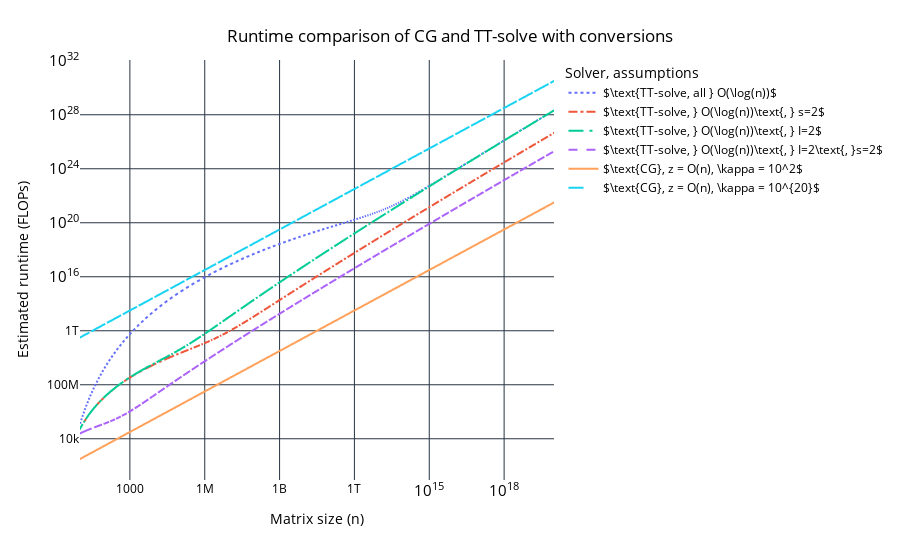

Here is the notebook cell this chart was saved with:
### Code cell
fig = px.line(melted_df, x="x", y="value", color="variable", line_dash='variable', 
              line_dash_map=line_styles,
              log_y=True, log_x=True,
                  labels={
                      "x": "Matrix size (n)",
                      "value": "Estimated runtime (FLOPs)",
                      "variable": "Solver, assumptions",
                  })
fig.update_layout(
        title={
            'text': "Runtime comparison of CG and TT-solve with conversions",
            'x': 0.5,
            'xanchor': 'center',
            'yanchor': 'top'
        },
        plot_bgcolor='white',  # Plot area background color
        paper_bgcolor='white',  # Entire figure background color
        font=dict(color='black'),  # Font color
    )
fig.show()
pio.write_image(fig, "plots/tt_solve_with_conversion_vs_cg_runtime_estimates.pdf", scale=1, width=800, height=500)

### Figure 1 — Plotly figure (JSON) as saved in the notebook; plotly's stock layout.template omitted (floating-point values rounded to 4 significant figures; data arrays with more than 128 entries replaced by an {"elided": "..."} marker saying what was removed)
{"data": [{"hovertemplate": "Solver, assumptions=$\\text{TT-solve, all } O(\\log(n))$<br>Matrix size (n)=%{x}<br>Estimated runtime (FLOPs)=%{y}<extra></extra>", "legendgroup": "$\\text{TT-solve, all } O(\\log(n))$", "line": {"color": "#636efa", "dash": "dot"}, "marker": {"symbol": "circle"}, "mode": "lines", "name": "$\\text{TT-solve, all } O(\\log(n))$", "showlegend": true, "x": {"elided": "1000 float values"}, "xaxis": "x", "y": {"elided": "1000 float values"}, "yaxis": "y", "type": "scattergl"}, {"hovertemplate": "Solver, assumptions=$\\text{TT-solve, } O(\\log(n))\\text{, } s=2$<br>Matrix size (n)=%{x}<br>Estimated runtime (FLOPs)=%{y}<extra></extra>", "legendgroup": "$\\text{TT-solve, } O(\\log(n))\\text{, } s=2$", "line": {"color": "#EF553B", "dash": "dashdot"}, "marker": {"symbol": "circle"}, "mode": "lines", "name": "$\\text{TT-solve, } O(\\log(n))\\text{, } s=2$", "showlegend": true, "x": {"elided": "1000 float values"}, "xaxis": "x", "y": {"elided": "1000 float values"}, "yaxis": "y", "type": "scattergl"}, {"hovertemplate": "Solver, assumptions=$\\text{TT-solve, } O(\\log(n))\\text{, } I=2$<br>Matrix size (n)=%{x}<br>Estimated runtime (FLOPs)=%{y}<extra></extra>", "legendgroup": "$\\text{TT-solve, } O(\\log(n))\\text{, } I=2$", "line": {"color": "#00cc96", "dash": "longdashdot"}, "marker": {"symbol": "circle"}, "mode": "lines", "name": "$\\text{TT-solve, } O(\\log(n))\\text{, } I=2$", "showlegend": true, "x": {"elided": "1000 float values"}, "xaxis": "x", "y": {"elided": "1000 float values"}, "yaxis": "y", "type": "scattergl"}, {"hovertemplate": "Solver, assumptions=$\\text{TT-solve, } O(\\log(n))\\text{, } I=2\\text{, }s=2$<br>Matrix size (n)=%{x}<br>Estimated runtime (FLOPs)=%{y}<extra></extra>", "legendgroup": "$\\text{TT-solve, } O(\\log(n))\\text{, } I=2\\text{, }s=2$", "line": {"color": "#ab63fa", "dash": "dash"}, "marker": {"symbol": "circle"}, "mode": "lines", "name": "$\\text{TT-solve, } O(\\log(n))\\text{, } I=2\\text{, }s=2$", "showlegend": true, "x": {"elided": "1000 float values"}, "xaxis": "x", "y": {"elided": "1000 float values"}, "yaxis": "y", "type": "scattergl"}, {"hovertemplate": "Solver, assumptions=$\\text{CG}, z = O(n), \\kappa = 10^2$<br>Matrix size (n)=%{x}<br>Estimated runtime (FLOPs)=%{y}<extra></extra>", "legendgroup": "$\\text{CG}, z = O(n), \\kappa = 10^2$", "line": {"color": "#FFA15A", "dash": "solid"}, "marker": {"symbol": "circle"}, "mode": "lines", "name": "$\\text{CG}, z = O(n), \\kappa = 10^2$", "showlegend": true, "x": {"elided": "1000 float values"}, "xaxis": "x", "y": {"elided": "1000 float values"}, "yaxis": "y", "type": "scattergl"}, {"hovertemplate": "Solver, assumptions=$\\text{CG}, z = O(n), \\kappa = 10^{20}$<br>Matrix size (n)=%{x}<br>Estimated runtime (FLOPs)=%{y}<extra></extra>", "legendgroup": "$\\text{CG}, z = O(n), \\kappa = 10^{20}$", "line": {"color": "#19d3f3", "dash": "longdash"}, "marker": {"symbol": "circle"}, "mode": "lines", "name": "$\\text{CG}, z = O(n), \\kappa = 10^{20}$", "showlegend": true, "x": {"elided": "1000 float values"}, "xaxis": "x", "y": {"elided": "1000 float values"}, "yaxis": "y", "type": "scattergl"}], "layout": {"xaxis": {"anchor": "y", "domain": [0.0, 1.0], "title": {"text": "Matrix size (n)"}, "type": "log"}, "yaxis": {"anchor": "x", "domain": [0.0, 1.0], "title": {"text": "Estimated runtime (FLOPs)"}, "type": "log"}, "legend": {"title": {"text": "Solver, assumptions"}, "tracegroupgap": 0}, "margin": {"t": 60}, "title": {"text": "Runtime comparison of CG and TT-solve with conversions", "x": 0.5, "xanchor": "center", "yanchor": "top"}, "font": {"color": "black"}, "plot_bgcolor": "white", "paper_bgcolor": "white"}}
